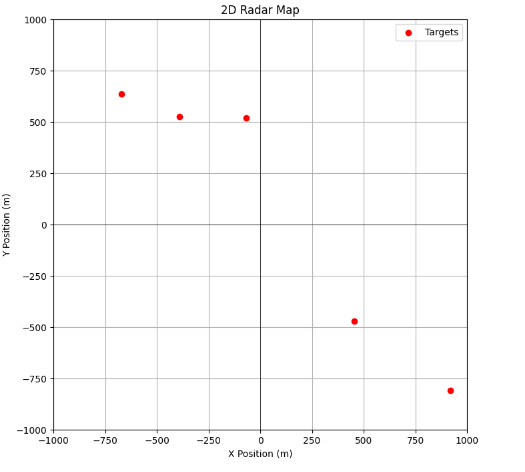

Source code (Python):
import numpy as np
import matplotlib.pyplot as plt

# Constants
num_targets = 5  # Number of targets
radar_range = 1000  # Radar range (meters)

# Generate random positions for targets within radar range
x_positions = np.random.uniform(-radar_range, radar_range, num_targets)
y_positions = np.random.uniform(-radar_range, radar_range, num_targets)

# Plot targets on a 2D radar map
plt.figure(figsize=(8, 8))
plt.scatter(x_positions, y_positions, c='red', label='Targets')
plt.title("2D Radar Map")
plt.xlabel("X Position (m)")
plt.ylabel("Y Position (m)")
plt.xlim(-radar_range, radar_range)
plt.ylim(-radar_range, radar_range)
plt.axhline(0, color='black', linewidth=0.5)
plt.axvline(0, color='black', linewidth=0.5)
plt.grid(True)
plt.legend()
plt.show()
